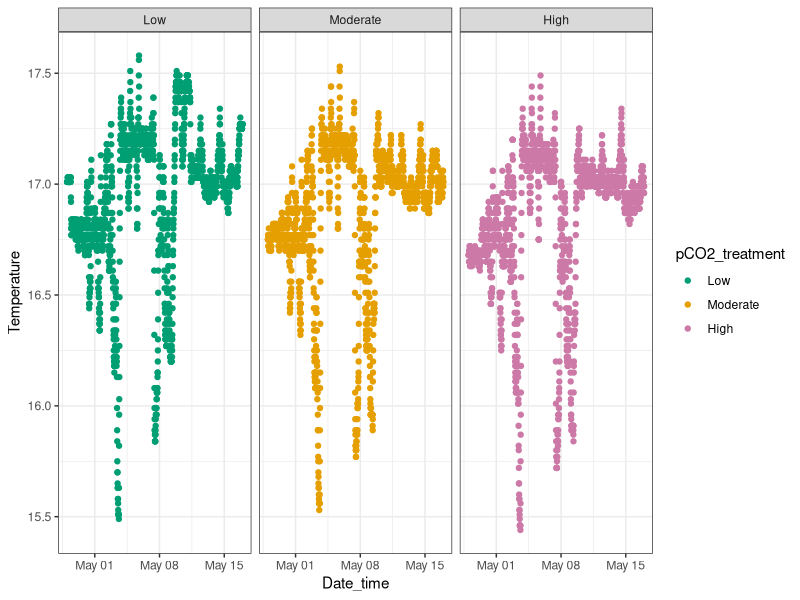
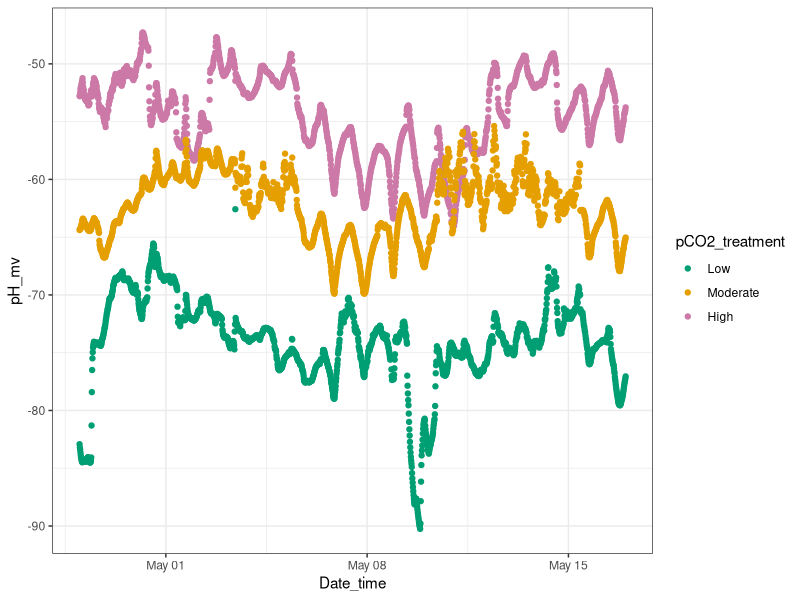
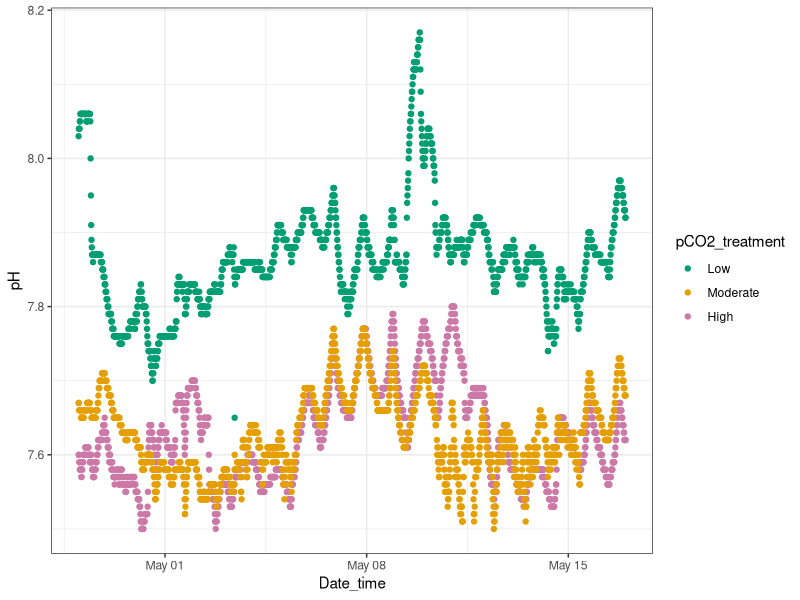

These charts were generated, in order, by the following R code:
## ---- chunk 1
library(dplyr)
library(lubridate)
library(ggplot2)
## ---- chunk 2

pH7_HOBOraw  <- read.csv("../Data/Seawater_chemistry/HOBO_sensors/raw_googledrive/pH_7.csv", head = T) %>% 
  dplyr::mutate(pCO2_treatment = 'High') %>% # call pCO2 treatment
  dplyr::mutate(Date = mdy(sub(' .*','', Date_time))) %>% # parse all string before the space as Date 
  dplyr::mutate(Date_time = mdy_hm(Date_time)) %>% 
  dplyr::select(!X.) # remove the column we do not need

pH75_HOBOraw <- read.csv("../Data/Seawater_chemistry/HOBO_sensors/raw_googledrive/pH_75.csv", head = T) %>% 
  dplyr::mutate(pCO2_treatment = 'Moderate') %>% # call pCO2 treatment
  dplyr::mutate(Date = mdy(sub(' .*','', Date_time))) %>% # parse all string before the space as Date 
  dplyr::mutate(Date_time = mdy_hms(Date_time)) %>% 
  dplyr::select(!X.) # remove the column we do not need

pH8_HOBOraw  <- read.csv("../Data/Seawater_chemistry/HOBO_sensors/raw_googledrive/pH_8.csv", head = T) %>% 
  dplyr::mutate(pCO2_treatment = 'Low') %>% # call pCO2 treatment
  dplyr::mutate(Date = mdy(sub(' .*','', Date_time))) %>% # parse all string before the space as Date 
  dplyr::mutate(Date_time = mdy_hms(Date_time)) %>% 
  dplyr::select(!X.) # remove the column we do not need

HOBO_all <- rbind(pH7_HOBOraw,pH75_HOBOraw,pH8_HOBOraw) %>% 
  dplyr::filter(Date > '2023-04-27' & Date < '2023-05-17')
tail(HOBO_all)

## ---- chunk 3

CarbChem_all <- read.csv("../Data/Seawater_chemistry/CarbChem/raw/CarbChem_raw.csv", head = T)

## ---- chunk 4
library(forcats)

HOBO_all %>% 
  dplyr::mutate(pCO2_treatment = fct_relevel(pCO2_treatment, c('Low', 'Moderate', 'High'))) %>% 
  ggplot(aes(Date_time, 
             Temperature, 
             color = pCO2_treatment)) + 
    geom_point() + 
    scale_color_manual(values = c("#009E73","#E69F00", "#CC79A7")) +
    theme_bw() +
    facet_wrap(~pCO2_treatment)


HOBO_all %>% 
  dplyr::mutate(pCO2_treatment = fct_relevel(pCO2_treatment, c('Low', 'Moderate', 'High'))) %>% 
  ggplot(aes(Date_time, 
             pH_mv, 
             color = pCO2_treatment)) + 
    geom_point() + 
    scale_color_manual(values = c("#009E73","#E69F00", "#CC79A7")) +
    theme_bw() # +
    # facet_wrap(~pCO2_treatment)


HOBO_all %>% 
  dplyr::mutate(pCO2_treatment = fct_relevel(pCO2_treatment, c('Low', 'Moderate', 'High'))) %>% 
  ggplot(aes(Date_time, 
             pH, 
             color = pCO2_treatment)) + 
    geom_point() + 
    scale_color_manual(values = c("#009E73","#E69F00", "#CC79A7")) +
    theme_bw() # +
    # facet_wrap(~pCO2_treatment)
